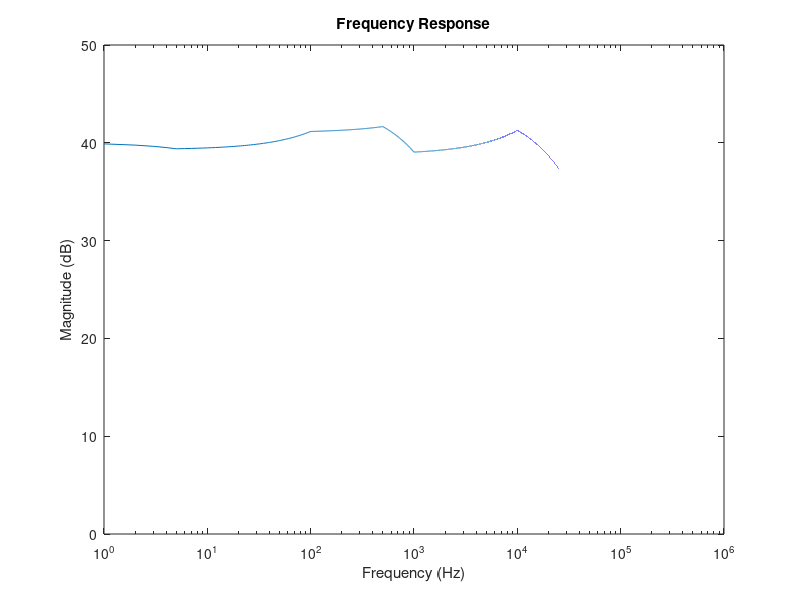

This chart was generated by the following MATLAB code:
%% Instrumentation Amplifier 
% Amaan Rahman
% ECE 444

clc; clear; close all; 

%% Data
FREQ = [1, 5, 100, 500, 1e3, 10e3, 25e3, 50e3, 500e3, 1e6];
IN = [24, 25, 21, 19, 26, 19, 23, 18, 41, 19] * 0.001;
OUT = [2.37, 2.33, 2.4, 2.3, 2.33, 2.20, 1.7, 1.21, 0.094, 0.042];

%% GAIN 
D_GAIN = 20*log10(OUT./IN);
f_i = 1:1e6;
D_i = interp1(FREQ, D_GAIN, f_i);
semilogx(f_i, D_i);
xlabel('Frequency (Hz)');
ylabel('Magnitude (dB)');
title('Frequency Response');